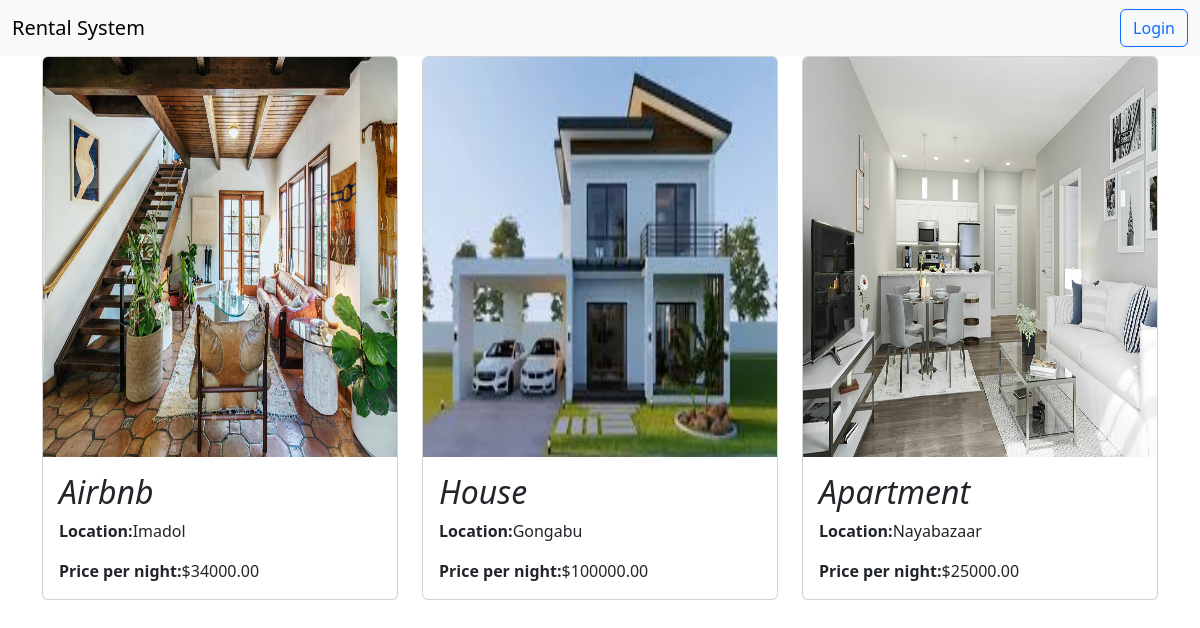
The page / on the database its author committed.
### property/models.py (models this page shows, shortened)
class Property(models.Model):
    owner = models.ForeignKey(User,on_delete=models.CASCADE)
    title = models.CharField(max_length=200)
    description = models.TextField()
    location = models.CharField(max_length=200)
    price_per_night = models.DecimalField(max_digits=8,decimal_places=2)
    is_active = models.BooleanField(default=True) #admin can deactive listings.
    created_at = models.DateTimeField(auto_now_add=True)
    image = models.ImageField(upload_to="property_images/",blank=False)
    class Meta:
        verbose_name = "property"
        verbose_name_plural = "Properties"

### property/views.py (the view)
# urls.py: path("",views.PropertyListView.as_view(),name="property-list"),
class PropertyListView(ListView):
    model = Property
    template_name = 'property_list.html'
    context_object_name = 'properties'
    def get_queryset(self):
        return Property.objects.filter(is_active=True)

### templates/property_list.html
{% extends "base.html" %}
{% block content %}
<div class="row row-cols-1 row-cols-md-3 g-4">
    {% for property in properties %}
    <div class="col">
        <div class="card h-100">
            <a href="{% url 'property-detail' property.pk %}">
                <img src="{{ property.image.url }}" class="card-img-top" alt="..." height="400" width="400">
            </a>
            <div class="card-body">
                <h2 class="card-title">
                    <a href="{% url 'property-detail' property.pk %}" class="text-decoration-none fst-italic text-dark">{{ property.title }}</a>
                </h2>
                <p class="card-text"><strong>Location:</strong>{{ property.location }}</p>
                <p class="card-text"><strong>Price per night:</strong>${{ property.price_per_night }}</p>
            </div>
        </div>
    </div>
    {% endfor %}
</div>
{% endblock content %}

### rows shown on the page
Property: image (picture), title "Airbnb", location "Imadol", price_per_night "34000.00"
Property: image (picture), title "House", location "Gongabu", price_per_night "100000.00"
Property: image (picture), title "Apartment", location "Nayabazaar", price_per_night "25000.00"
